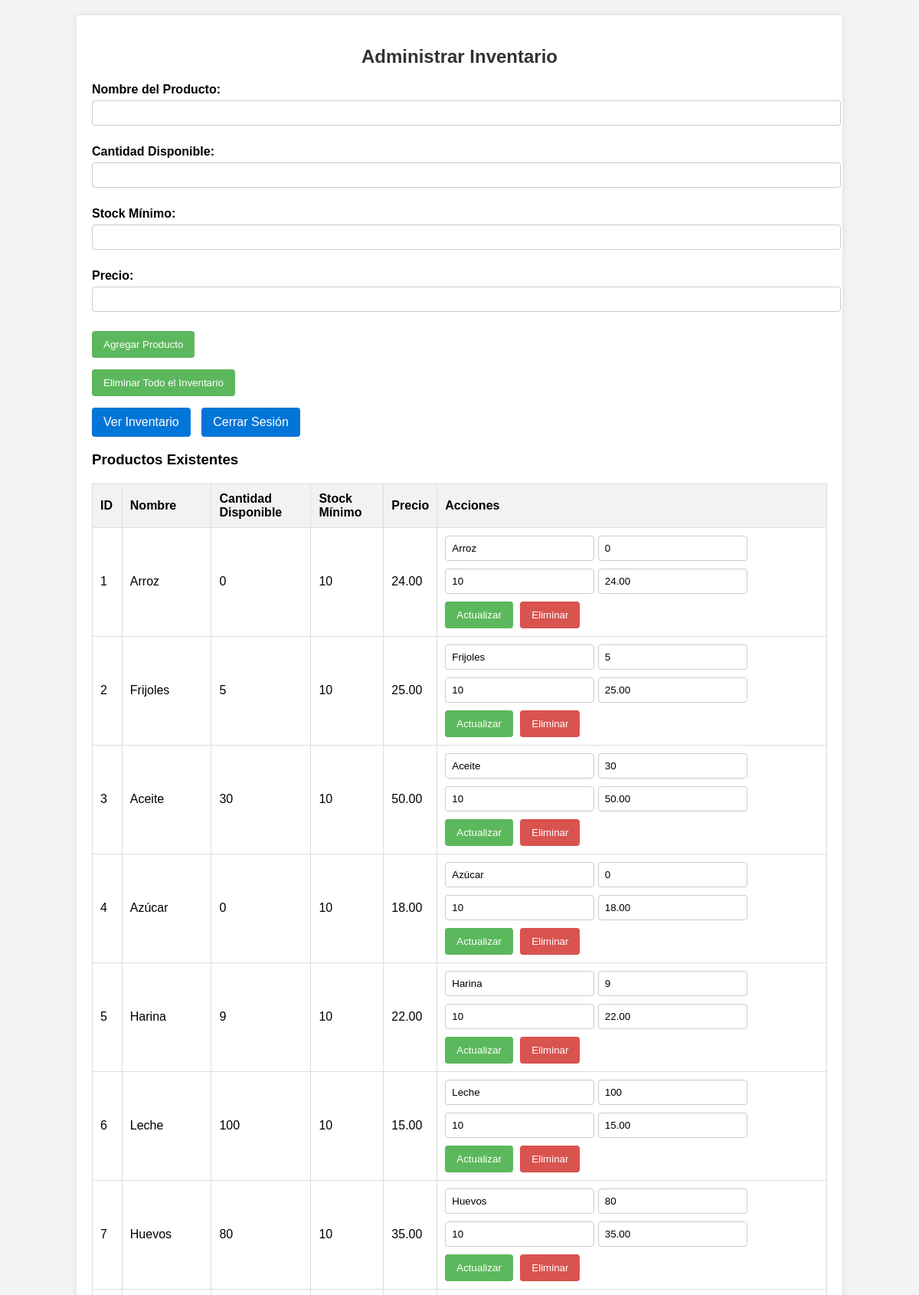
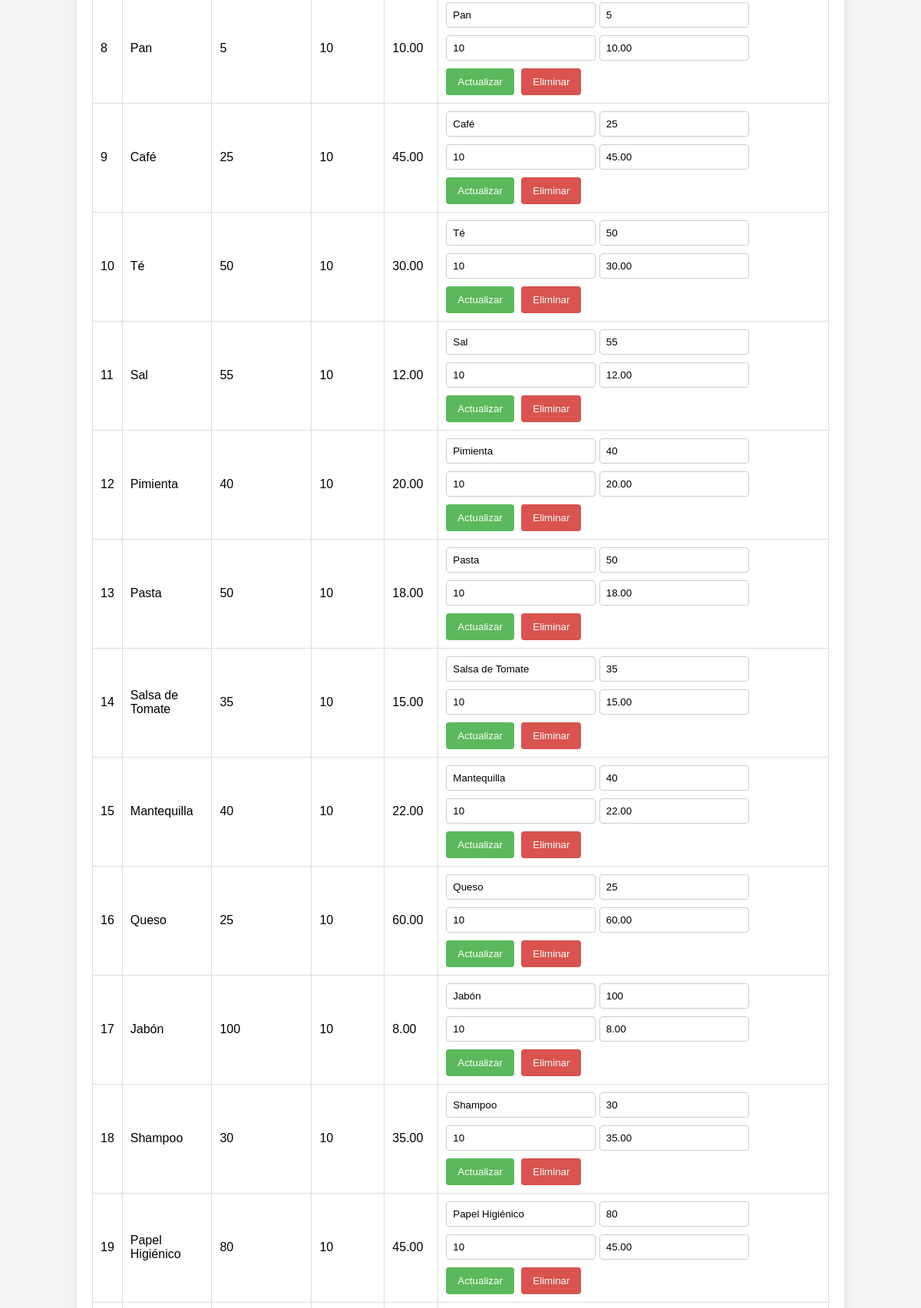
The app's page /admin_inventario.php (signed in, upper part) with its own data (2 pictures, top to bottom).
### tables this page shows
CREATE TABLE `productos` (
  `id` int(11) NOT NULL,
  `nombre` varchar(255) NOT NULL,
  `stock` int(11) NOT NULL,
  `stock_minimo` int(11) NOT NULL,
  `id_proveedor` int(11) NOT NULL,
  `precio` decimal(10,2) NOT NULL
);

### admin_inventario.php (the view, shortened to what this page needs)
<?php
function conectarBD() {
    $servername = "localhost";
    $username = "root";
    $password = "";
    $dbname = "tienda";
    $conn = new mysqli($servername, $username, $password, $dbname);
    return $conn;
}
function obtenerProductos() {
    $conn = conectarBD();
    $sql = "SELECT * FROM productos";
    $result = $conn->query($sql);
    $productos = [];
    if ($result->num_rows > 0) {
        while ($row = $result->fetch_assoc()) {
            $productos[] = $row;
        }
    }
    return $productos;
}
$productos = obtenerProductos();
?>
<!DOCTYPE html>
<html lang="es">
<head>
</head>
<body>
    <div class="container">
        <h2>Administrar Inventario</h2>
        <form method="post" action="admin_inventario.php">
            <div class="form-group">
                <label for="nombre">Nombre del Producto:</label>
                <input type="text" id="nombre" name="nombre" required>
            </div>
            <div class="form-group">
                <label for="stock">Cantidad Disponible:</label>
                <input type="number" id="stock" name="stock" required>
            </div>
            <div class="form-group">
                <label for="stock_minimo">Stock Mínimo:</label>
                <input type="number" id="stock_minimo" name="stock_minimo" required>
            </div>
            <div class="form-group">
                <label for="precio">Precio:</label>
                <input type="number" step="0.01" id="precio" name="precio" required>
            </div>
            <div class="form-group">
                <button type="submit" name="add_product">Agregar Producto</button>
            </div>
        </form>
        <form method="post" action="admin_inventario.php">
            <div class="form-group">
                <button type="submit" name="delete_all" class="delete-all-button">Eliminar Todo el Inventario</button>
            </div>
        </form>
        <a href="ver_inventario.php" class="button">Ver Inventario</a>
        <a href="logout.php" class="button">Cerrar Sesión</a>
        <h3>Productos Existentes</h3>
        <table>
            <tr>
                <th>ID</th>
                <th>Nombre</th>
                <th>Cantidad Disponible</th>
                <th>Stock Mínimo</th>
                <th>Precio</th>
                <th>Acciones</th>
            </tr>
            <?php
            if (count($productos) > 0) {
                foreach ($productos as $producto) {
                    echo "<tr>
                        <td>{$producto['id']}</td>
                        <td>{$producto['nombre']}</td>
                        <td>{$producto['stock']}</td>
                        <td>{$producto['stock_minimo']}</td>
                        <td>{$producto['precio']}</td>
                        <td class='action-buttons'>
                            <form method='post' action='admin_inventario.php'>
                                <input type='hidden' name='id' value='{$producto['id']}'>
                                <input type='text' name='nombre' value='{$producto['nombre']}' required>
                                <input type='number' name='stock' value='{$producto['stock']}' required>
                                <input type='number' name='stock_minimo' value='{$producto['stock_minimo']}' required>
                                <input type='number' step='0.01' name='precio' value='{$producto['precio']}' required>
                                <button type='submit' name='update_product'>Actualizar</button>
                                <button type='submit' name='delete_product' class='delete-button'>Eliminar</button>
                            </form>
                        </td>
                    </tr>";
                }
            } else {
                echo "<tr><td colspan='6'>No hay productos en el inventario.</td></tr>";
            }
            ?>
        </table>
    </div>
</body>
</html>

### admin_inventario.php (style rules this page uses)
body { font-family: Arial, sans-serif; background-color: #f4f4f4; margin: 0; padding: 0; }
.container { width: 80%; margin: 20px auto; background: #fff; padding: 20px; box-shadow: 0 0 10px rgba(0, 0, 0, 0.1); }
h2 { text-align: center; color: #333; }
.form-group { margin-bottom: 15px; }
label { display: block; font-weight: bold; margin-bottom: 5px; }
input[type="text"], input[type="number"] { width: 100%; padding: 8px; margin-bottom: 10px; border: 1px solid #ccc; border-radius: 4px; }
button { padding: 10px 15px; background-color: #5cb85c; color: white; border: none; border-radius: 4px; cursor: pointer; }
table { width: 100%; border-collapse: collapse; margin-top: 20px; }
table, th, td { border: 1px solid #ddd; }
th, td { padding: 10px; text-align: left; }
th { background-color: #f2f2f2; }
.action-buttons form { display: inline-block; }
.action-buttons input[type="text"], .action-buttons input[type="number"] { width: auto; display: inline-block; }
.action-buttons button { display: inline-block; margin-right: 5px; }
.delete-button { background-color: #d9534f; }
a.button { display: inline-block; padding: 10px 15px; background-color: #0275d8; color: white; text-decoration: none; border-radius: 4px; margin-right: 10px; }

### records on screen
productos: id "1", nombre "Arroz", stock "0", stock_minimo "10", precio "24.00"
productos: id "2", nombre "Frijoles", stock "5", stock_minimo "10", precio "25.00"
productos: id "3", nombre "Aceite", stock "30", stock_minimo "10", precio "50.00"
productos: id "4", nombre "Azúcar", stock "0", stock_minimo "10", precio "18.00"
productos: id "5", nombre "Harina", stock "9", stock_minimo "10", precio "22.00"
productos: id "6", nombre "Leche", stock "100", stock_minimo "10", precio "15.00"
productos: id "7", nombre "Huevos", stock "80", stock_minimo "10", precio "35.00"
productos: id "8", nombre "Pan", stock "5", stock_minimo "10", precio "10.00"
productos: id "9", nombre "Café", stock "25", stock_minimo "10", precio "45.00"
productos: id "10", nombre "Té", stock "50", stock_minimo "10", precio "30.00"
productos: id "11", nombre "Sal", stock "55", stock_minimo "10", precio "12.00"
productos: id "12", nombre "Pimienta", stock "40", stock_minimo "10", precio "20.00"
productos: id "13", nombre "Pasta", stock "50", stock_minimo "10", precio "18.00"
productos: id "14", nombre "Salsa de Tomate", stock "35", stock_minimo "10", precio "15.00"
productos: id "15", nombre "Mantequilla", stock "40", stock_minimo "10", precio "22.00"
productos: id "16", nombre "Queso", stock "25", stock_minimo "10", precio "60.00"
productos: id "17", nombre "Jabón", stock "100", stock_minimo "10", precio "8.00"
productos: id "18", nombre "Shampoo", stock "30", stock_minimo "10", precio "35.00"
productos: id "19", nombre "Papel Higiénico", stock "80", stock_minimo "10", precio "45.00"
